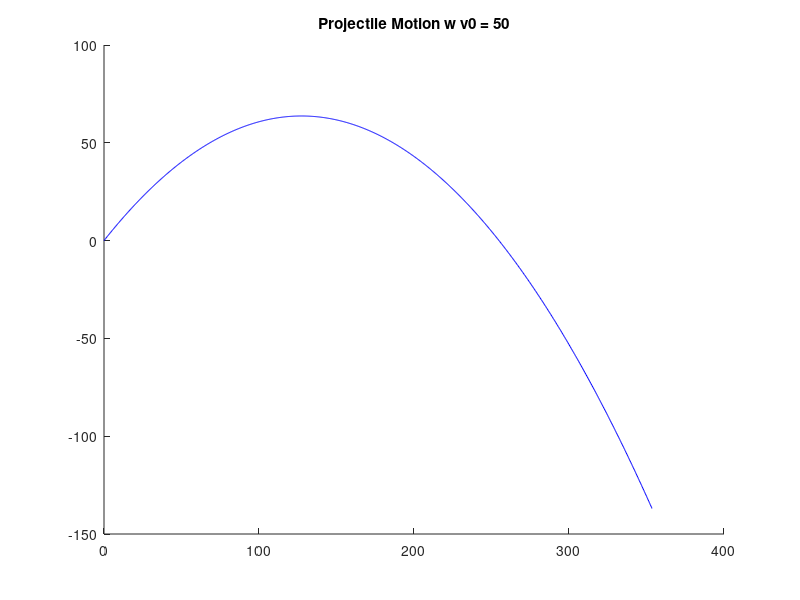
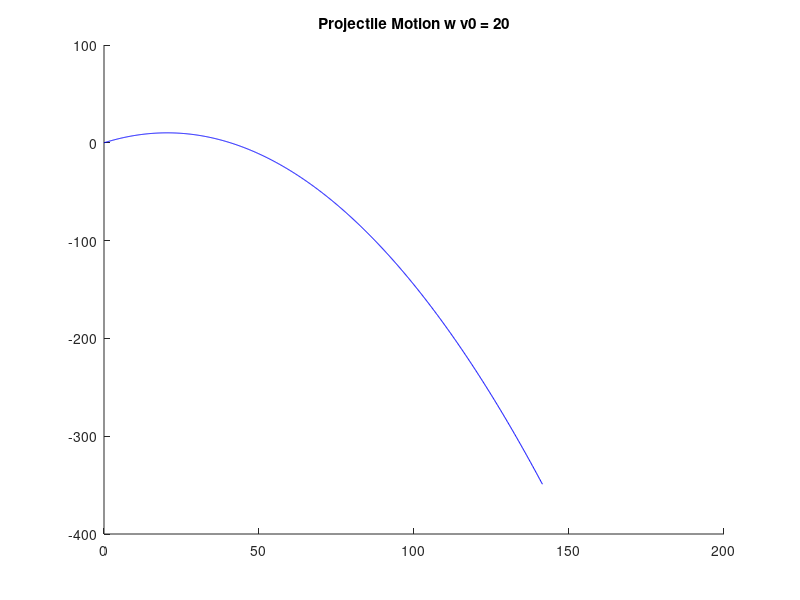

Source code (MATLAB) for these figures, in order:
function A1
time  = 10;
[x_pos, ~, y_pos, ~] = trajectory(50, time);
figure
hold on
plot(x_pos, y_pos, 'color', 'b')
title('Projectile Motion w v0 = 50')
hold off

time  = 10;
[x_pos, ~, y_pos, ~] = trajectory(20, time);
figure
hold on
plot(x_pos, y_pos, 'color', 'b')
title('Projectile Motion w v0 = 20')
hold off

% h = 0.01;
% A = [1 h 0 0; 0 1 0 0; 0 0 1 h; 0 0 0 1];
% B = [0; 0; 0; 0];
% k = [0; 0; 0; h*-g];
% disp(A);
% disp(B);
% disp(k);
end

function [x_pos, x_vel, y_pos, y_vel]=trajectory(v0, time)
x0=0;
y0=0;
alpha=45*(pi./180);
g=9.81;
t=0:0.01:time;
x_vel = v0*cos(alpha);
y_vel = v0*sin(alpha) - g*t;
x_pos = x0 + v0*cos(alpha)*t;
y_pos = y0 + v0*sin(alpha)*t-(g*t.^2)/2;
end